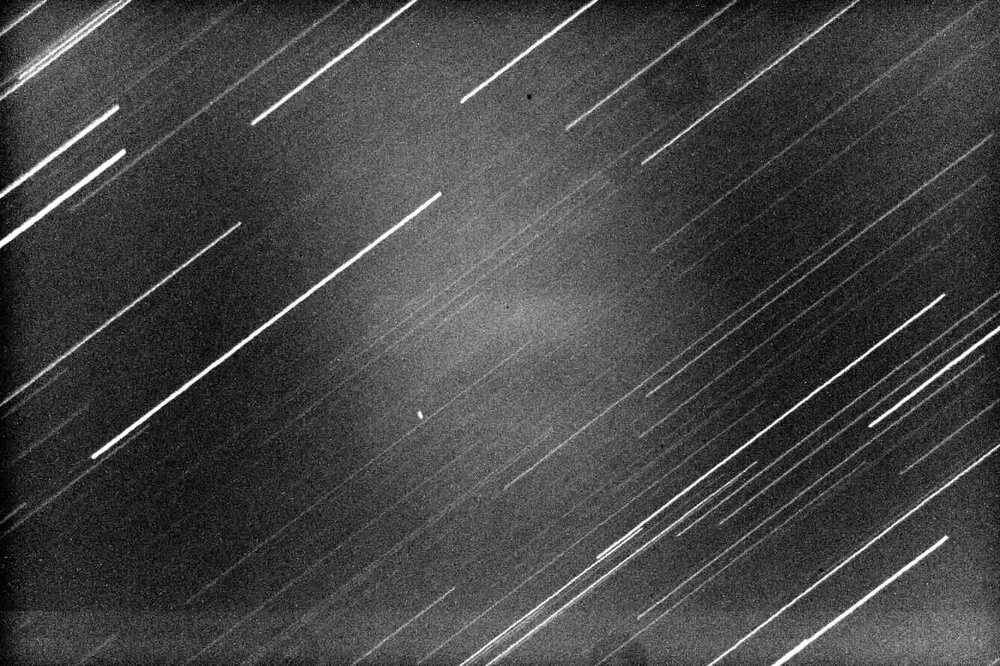
%> input picture gps_1.jpg, 1000 x 666 px, shrunk from 1336 x 890 before the run
$ octave findDirection.m   (GNU Octave 9; MATLAB toolbox functions it lacks are replaced by stand-ins)
%> lines starting %> are read from the running program, lines starting %| are printed output that depends on the picture; in (x1, y1, x2, y2) boxes, pixels count from 0 and x2, y2 are one past the last pixel; in counts of white or black regions, pixels touching at a corner belong together; the program's own positions count from 1
### autocorr2d.m
function B=autocorr2d(H)

% Compute the 2D  autocorrelation of matrix ( Image )
% Algorithm based on Wiener - Khintchine Theorem*.
%
% * :http://mathworld.wolfram.com/Wiener-KhinchinTheorem.html
%
% Special Case :
% 2D zero mean Gaussian process with variance=1:
%           ==========================
%           | P=randn(400,600);      |
%           | CorrFunc=autocorr2d(H);|
%           ==========================
% CorrFunc is symmetric with Dirac impulsion in the center.
% with max(CorrFunc(:))=1
% July, 24, 2012
% KHMOU Youssef

[n, m]=size(H);
% Divide by the size for normalization

B=abs(fftshift(ifft2(fft2(H).*conj(fft2(H)))))./(n*m);
%figure, surf(B);
%shading interp;

### findDirection.m

%im=imread('Koreasat_1.jpg');
%im=imread('TDRS_4.jpg');
im=imread('gps_1.jpg');
%> im is the input picture: size 666x1000 uint8; min 0, max 255, mean 67.9
[height, width] = size(im);
%> height = 666; width = 1000
if width > height
	buf = (width - height) / 2;
%> buf = 167
	im=im(:, buf+1:width-buf);
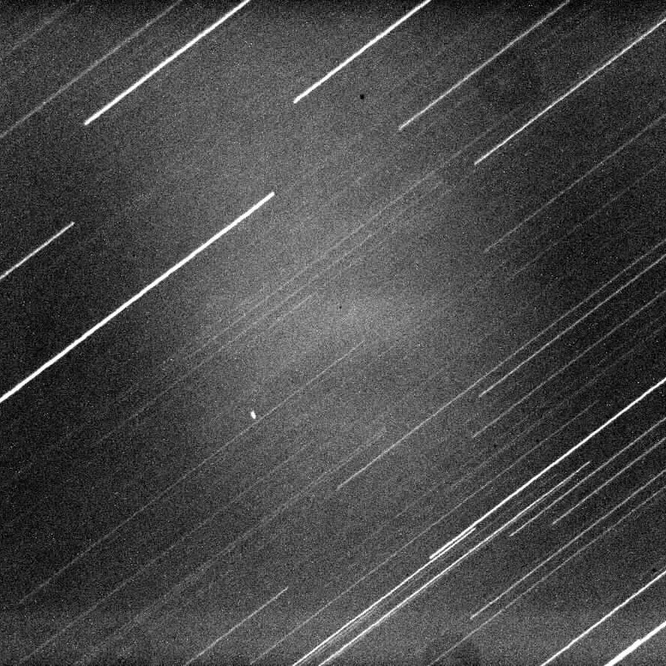
%> im: size 666x666 uint8; min 0, max 255, mean 72.3
else
	buf = (height - width) / 2;
	im=im(buf+1:height-buf, :);
end
[height, width] = size(im);
%> width = 666
im = double(im);
%> im: size 666x666 double
im = im - mean(im(:));
load hp.txt;
fim = filter2(hp, im, 'same');
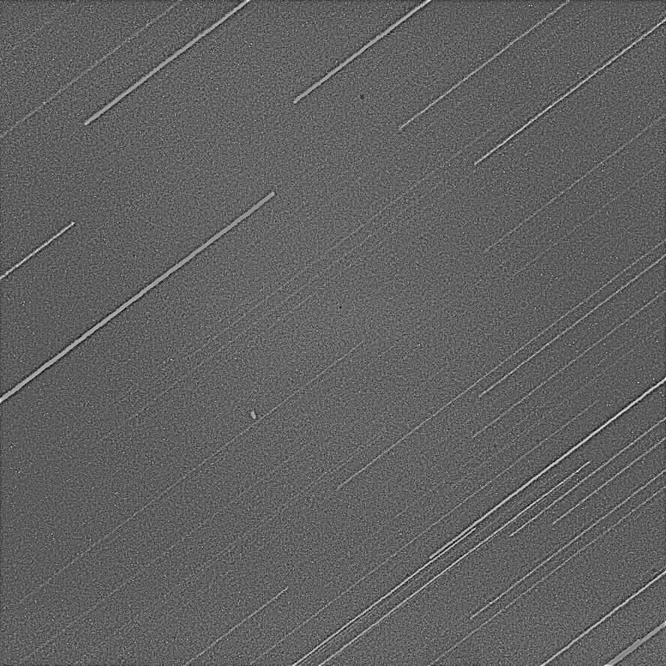
%> fim: size 666x666 double; min -93.78, max 151.4, mean -0.1; drawn with min black and max white

ac = autocorr2d(fim);
%> in autocorr2d, `B=abs(fftshift(ifft2(fft2(H).*conj(fft2(H)))))./(n*m);`:
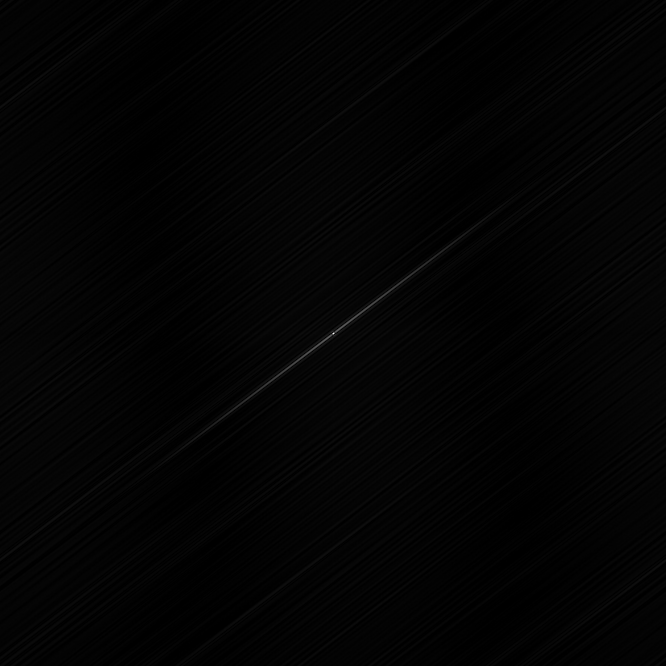
%> B: size 666x666 double; min 4.81e-06, max 261.8, mean 3.7; drawn with min black and max white

[igrid, jgrid] = meshgrid(-width/2:width/2-1, -height/2:height/2-1);
%cii = mean(mean(igrid .* igrid .* ac));
%cjj = mean(mean(jgrid .* jgrid .* ac));
%cij = mean(mean(igrid .* jgrid .* ac));

ar = 18;
msk = zeros(size(igrid));
msk(height/2+1-ar:height/2+1+ar, width/2+1-ar:width/2+1+ar) = 1;
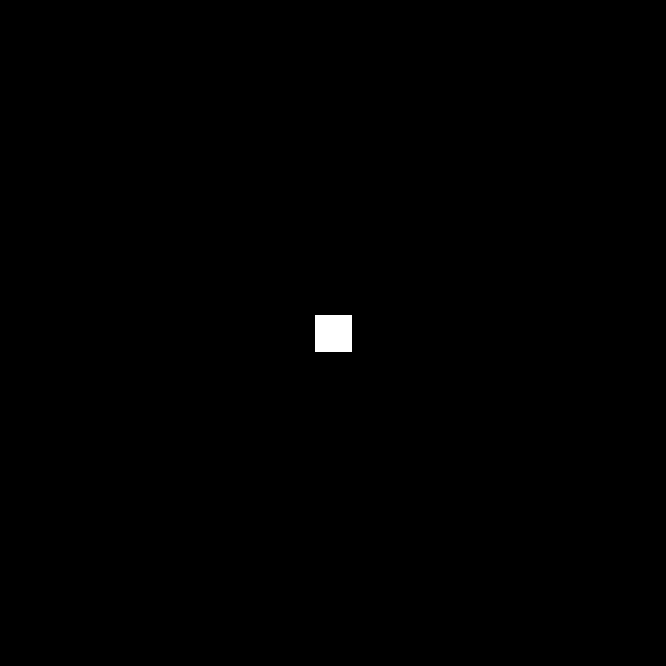
%> msk: size 666x666 double; values 0 (black) and 1 (white), 0.31% white; 1 white region, box (x1, y1, x2, y2) and area: (315, 315, 352, 352) 1369
cii = sum(sum(igrid .* igrid .* ac .* msk)) / (ar*ar);
%> cii = 6801.9
cjj = sum(sum(jgrid .* jgrid .* ac .* msk)) / (ar*ar);
%> cjj = 5402.5
cij = sum(sum(igrid .* jgrid .* ac .* msk)) / (ar*ar);
%> cij = -2534.1

cm = [cii cij; cij cjj];
%> cm = [6801.9 -2534.1; -2534.1 5402.5]

[evec, eval] = eig(cm);
%> evec = [-0.606 -0.796; -0.796 0.606]; eval = [3473.3 0; 0 8731.1]
drc = evec(1, :);
%> drc = [-0.606 -0.796]
drc = (width/2.1) * drc / norm(drc);
%> drc = [-192.1 -252.3]

figure(1)
imagesc(ac)
axis equal
hold on
quiver(width/2, height/2, -drc(2), drc(1), 'r')
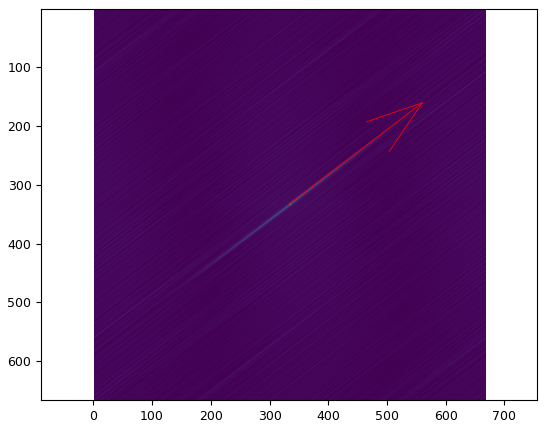
%> figure redrawn from the program's plot data
hold off
